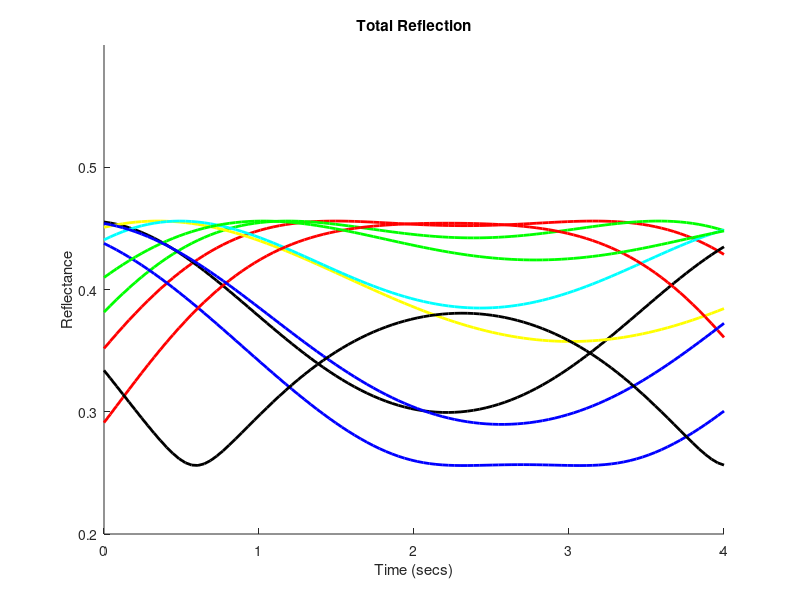

Write the MATLAB code that produced this figure.
% simpleConeReflectanceModel  Compute reflectance versus time for a swelling cone
%
% Description:
%   Very simple calculation of how light reflected from a cone varies with
%   cone length, taking into account both incoherent reflection and
%   interference between coherent component of light.
%
%   Based on a very simple model where there are two reflecting surfaces.  Light
%   reflects from each surface and interferes at the source side of the first surface.
%   
%   The fraction of coherent (interfering) versus incoherent light is simply specified,
%   not computed.  Adding this computation would be a good extension.
%
%   The model has a number of parameters that have physical analogs. These
%   are set and commented in the code below.
%
% Notes:
% * [NOTE: DHB - I tried to understand coherence length from the web. In some places it
%   is defined a length at which phase is totally random.  In others, a
%   more graded definition is used.  We need to understand which the one we
%   calculate represents, if we are to add coherence length into this
%   cacluation.]
% 

% History:
%   10/28/17  dhb  Wrote it.

%% Clear
clear; close all;

%% Parameters
%
% Imaging light wavelength
lightWavelengthNm = 790;

% Number of cones to simulate
nCones = 10;

% Length between reflecting surfaces
reflectingSurfaceDifferenceNm = 10*1e3;

% How much variation in the starting length between surfces is there
% across cones (or trials within measurements for one cone), experessed as a
% fraction of the length between the two reflecting surfaces.
reflectingSurfaceRandomizationFraction = 0.1;

% Maximum length change between reflecting surfaces,
% in response to stimulus.
maxDeltaLengthNm = 150;

% What fraction of a full half sinusoid does length vary over
% in response to a stimulus, and how much trial-to-trial jitter
% is there in that fraction.
%
% Set the fraction to 1 if you think what happens is that the cone
% swells and then contracts to about its original length.  Set the
% fraction to 0.5 if you think it swells and then sits at the swollen
% length over the relevant time frame of the experiment.  
%
% The randomization is also expressed as a fraction of the full half
% sinusoid
halfSinusoidFraction = 0.8;
halfSinusoidFractionRandomizationFraction = 0.5;

% Time in seconds for stimulus to have its effect. This just puts
% a time axis on the plots.
stimEffectTimeSecs = 4;

% Number sampling timepoints for simulation of what happens on a trial
nDeltaLengths = 100;
theDeltaTimesSecs = linspace(0,stimEffectTimeSecs,nDeltaLengths);

% Fraction of light reflected from the first and second surfaces.  Model below
% assumes that light not reflected from first surface is transmitted, and
% that light reflected from the second surface passes through the first
% surface both on the way in and on the way out.
firstSurfaceReflectance = 0.2;
secondSurfaceReflectance = 0.4;

% Coherent fraction
%
% This depends on coherence length relative relative to distance between
% reflecting surfaces Here just making it up, because I don't really
% understand coherence length.
coherentFraction = 0.5;

%% Get intensities of light coming back from each surface
%
% This is calculated at the source side of the first surface; the light
% from the second surface goes through the first surface twice.
firstSurfaceIntensity = firstSurfaceReflectance;
secondSurfaceIntensity = (1-firstSurfaceReflectance)^2*secondSurfaceReflectance;

%% Different starting lengths, drawn at random from a uniform distribution
%
% Distribution is centered on the assumed length
theStartingDeltas = reflectingSurfaceRandomizationFraction*reflectingSurfaceDifferenceNm*(rand(1,nCones)-0.5);

%% Set first phase to 0 without loss of generality
phase1 = 0;

%% Loop over cones/trials
for jj = 1:nCones
    % For each, we choose a random starting length and compute the
    % interferece effect. We also choose a random excursion, jittered
    % around a half sinusoid
    %
    % Get delta lengths as a function of time.
    theDeltaLengthsNm{jj} = maxDeltaLengthNm*sin(halfSinusoidFraction*(1+halfSinusoidFractionRandomizationFraction*(rand(1,1)-0.5))*pi*(0:nDeltaLengths-1)/nDeltaLengths);     
    for ii = 1:nDeltaLengths
          
        % Get starting distance between surfaces for this cone, and compute phase of
        % second light at the point of interference.
        distanceNm(jj,ii) = reflectingSurfaceDifferenceNm + theStartingDeltas(jj) + theDeltaLengthsNm{jj}(ii);
        phase2(jj,ii) = 2*pi*(2*distanceNm(jj,ii))/lightWavelengthNm;        
       
        % Get amplitude of coherent component of reflected light, taking interference
        % into account.
        %
        % Formula from Hecht, Optics, 3rd ed, p. 291
        coherentAmplitude(jj,ii) = sqrt(...
            firstSurfaceIntensity^2 + secondSurfaceIntensity^2 + ...
            2*firstSurfaceIntensity*secondSurfaceIntensity*cos(phase1-phase2(jj,ii)));
        
        % Put together coherent and incoherent reflected light to get
        % intensity of total reflected light.  This is a model of what
        % we measure.
        totalAmplitude(jj,ii) = coherentFraction*coherentAmplitude(jj,ii) + (1-coherentFraction)*(firstSurfaceIntensity + secondSurfaceIntensity);
    end
end

%% Make a plot
theColors = ['r' 'g' 'b' 'k' 'y' 'c'];
nColors = length(theColors);
figure; clf; hold on;
whichColor = 1;
for jj = 1:nCones
    plot(theDeltaTimesSecs,totalAmplitude(jj,:),theColors(whichColor),'LineWidth',2);
    whichColor = whichColor + 1;
    if (whichColor > nColors)
        whichColor = 1;
    end
end
xlabel('Time (secs)');
ylabel('Reflectance');
title('Total Reflection');
ylim([0.2 0.6]);

